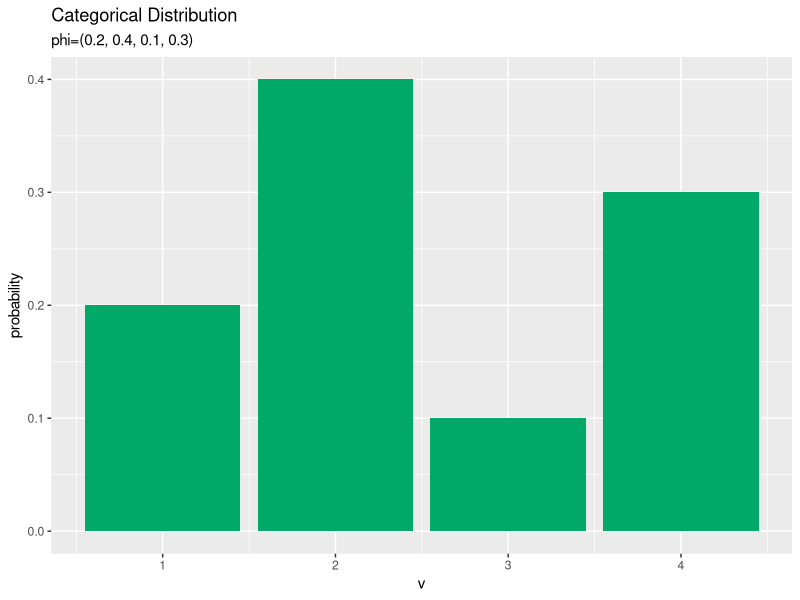
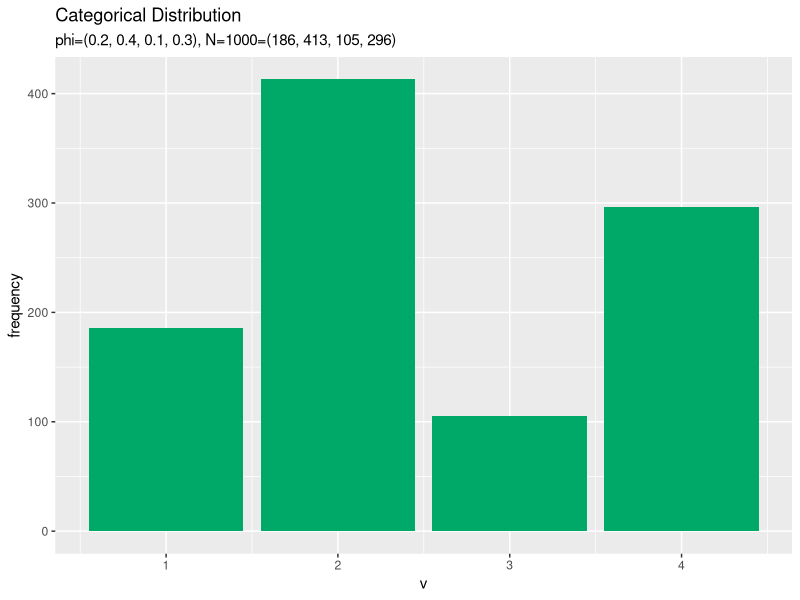
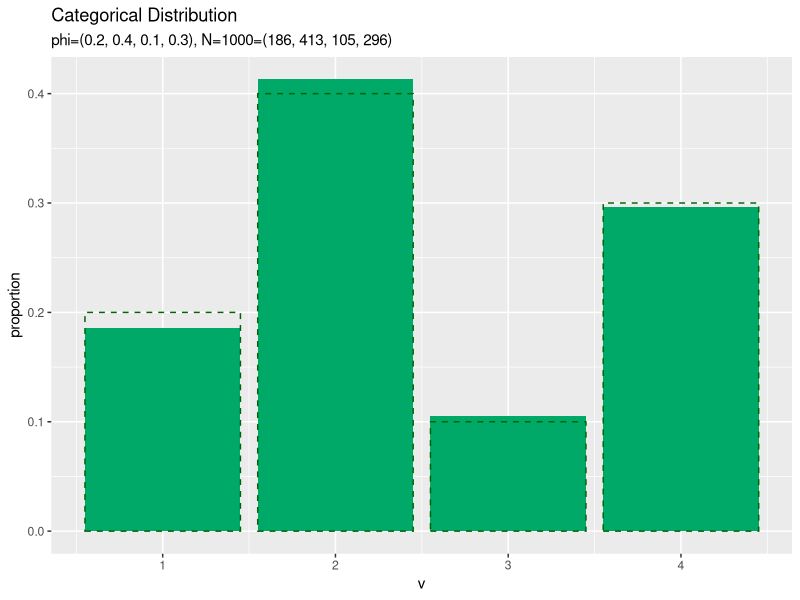

These charts were generated, in order, by the following R code:
## ---- chunk 1
knitr::opts_chunk$set(
  echo = TRUE, 
  message = FALSE, error = FALSE, warning = FALSE, # メッセージを非表示
  fig.align = "center", # 画像を中央揃え
  fig.width = 5, fig.height = 4, # 画像のサイズ
  dev = "cairo_pdf", dev.args = list(family = "ipaexg"), # {ggplot2}に日本語を組み込む場合の対処
  class.source = "numberLines lineAnchors", # ソースを番号付けする
  class.output = "numberLines lineAnchors chunkout" # 出力を番号付けする
)
## ---- chunk 2
# レンダリング日時
Sys.time()
## ---- chunk 3
# 利用するパッケージ
library(tidyverse)
library(gganimate)
## ---- chunk 4
# パラメータを指定
phi_v <- c(0.2, 0.4, 0.1, 0.3)

# 確率変数の値を指定
x_v <- c(0, 1, 0, 0)
## ---- chunk 5
# 定義式により確率を計算
prob <- prod(phi_v^x_v)
prob
## ---- chunk 6
# 対数をとった定義式により確率を計算
log_prob <- sum(x_v * log(phi_v))
prob <- exp(log_prob)
prob; log_prob
## ---- chunk 7
# 多項分布の関数により確率を計算
prob <- dmultinom(x = x_v, size = 1, prob = phi_v)
prob
## ---- chunk 8
# 多項分布の対数をとった関数により確率を計算
log_prob <- dmultinom(x = x_v, size = 1, prob = phi_v, log = TRUE)
prob <- exp(log_prob)
prob; log_prob
## ---- chunk 9
# インデックスにより確率を抽出
v <- which(x_v == 1)
prob <- phi_v[v]
prob
## ---- chunk 10
# クラス番号を指定
v <- 1

# 平均を計算
E_x <- phi_v[v]
E_x
## ---- chunk 11
# 分散を計算
V_x <- phi_v[v] * (1 - phi_v[v])
V_x
## ---- chunk 12
# パラメータを指定
phi_v <- c(0.2, 0.4, 0.1, 0.3)

# クラス数を取得
V <- length(phi_v)

# カテゴリ分布の情報を格納
prob_df <- tidyr::tibble(
  v = 1:V, # クラス
  probability = phi_v # 確率
)
head(prob_df)
## ---- chunk 13
# カテゴリ分布のグラフを作成
ggplot(data = prob_df, mapping = aes(x = v, y = probability)) + # データ
  geom_bar(stat = "identity", position = "dodge", fill = "#00A968") + # 棒グラフ
  scale_x_continuous(breaks = 0:V, labels = 0:V) + # x軸目盛
  labs(title = "Categorical Distribution", 
       subtitle = paste0("phi=(", paste0(phi_v, collapse = ", "), ")")) # ラベル
## ---- chunk 14
# 作図用のphi_1の値を作成
phi_vals <- seq(from = 0, to = 1, by = 0.01)

# クラス数を指定
V <- 3

# phiの値ごとに分布を計算
anime_prob_df <- tidyr::tibble()
for(phi in phi_vals) {
  # phi_1以外の割り当てを指定
  phi_v <- c(phi, (1 - phi) * 0.6, (1 - phi) * 0.4)
  
  # カテゴリ分布の情報を格納
  tmp_prob_df <- tidyr::tibble(
    v = 1:V, # クラス
    probability = phi_v, # 確率
    parameter = paste0("phi=(", paste0(round(phi_v, 2), collapse = ", "), ")") %>% 
      as.factor() # フレーム切替用のラベル
  )
  
  # 結果を結合
  anime_prob_df <- rbind(anime_prob_df, tmp_prob_df)
}
head(anime_prob_df)
## ---- chunk 15
# パラメータを指定
phi_v <- c(0.2, 0.4, 0.1, 0.3)

# クラス数を取得
V <- length(phi_v)

# データ数を指定
N <- 1000

# カテゴリ分布に従う乱数を生成
x_nv <- rmultinom(n = N, size = 1, prob = phi_v) %>% 
  t()
x_nv[1:5, ]
## ---- chunk 16
# クラス番号を抽出
x_n <- which(x = t(x_nv) == 1, arr.ind = TRUE)[, "row"]
x_n[1:5]
## ---- chunk 17
# 乱数を集計して格納
freq_df <- tidyr::tibble(
  v = 1:V, # クラス
  frequency = colSums(x_nv), # 頻度
  proportion = frequency / N
)
head(freq_df)
## ---- chunk 18
# サンプルのヒストグラムを作成
ggplot(data = freq_df, mapping = aes(x = v, y = frequency)) + # データ
  geom_bar(stat = "identity", position = "dodge", fill = "#00A968") + # 棒グラフ
  scale_x_continuous(breaks = 0:V, labels = 0:V) + # x軸目盛
  labs(title = "Categorical Distribution", 
       subtitle = paste0("phi=(", paste0(phi_v, collapse = ", "), ")", 
                         ", N=", N, "=(", paste0(colSums(x_nv), collapse = ", "), ")")) # ラベル
## ---- chunk 19
# サンプルの構成比を作図
ggplot() + 
  geom_bar(data = freq_df, mapping = aes(x = v, y = proportion), 
           stat = "identity", position = "dodge", fill = "#00A968") + # 構成比
  geom_bar(data = prob_df, mapping = aes(x = v, y = probability), 
           stat = "identity", position = "dodge", alpha = 0, color = "darkgreen", linetype = "dashed") + # 真の分布
  scale_x_continuous(breaks = 0:V, labels = 0:V) + # x軸目盛
  labs(title = "Categorical Distribution", 
       subtitle = paste0("phi=(", paste0(phi_v, collapse = ", "), ")", 
                         ", N=", N, "=(", paste0(colSums(x_nv), collapse = ", "), ")")) # ラベル
## ---- chunk 20
# データ数を指定
N <- 100

# 乱数を1つずつ生成
x_nv <- matrix(NA, nrow = N, ncol = V)
anime_freq_df <- tidyr::tibble()
anime_data_df <- tidyr::tibble()
anime_prob_df <- tidyr::tibble()
for(n in 1:N) {
  # カテゴリ分布に従う乱数を生成
  x_nv[n, ] <- rmultinom(n = 1, size = 1, prob = phi_v) %>% 
    as.vector()
  
  # ラベル用のテキストを作成
  label_text <- paste0(
    "phi=(", paste0(phi_v, collapse = ", "), ")", 
    ", N=", n, "=(", paste0(colSums(x_nv, na.rm = TRUE), collapse = ", "), ")"
  )
  
  # n個の乱数を集計して格納
  tmp_freq_df <- tidyr::tibble(
    v = 1:V, # クラス
    frequency = colSums(x_nv, na.rm = TRUE), # 頻度
    proportion = frequency / n, # 割合
    parameter = as.factor(label_text) # フレーム切替用のラベル
  )
  
  # n番目の乱数を格納
  tmp_data_df <- tidyr::tibble(
    v = which(x_nv[n, ] == 1), # サンプルのクラス番号
    parameter = as.factor(label_text) # フレーム切替用のラベル
  )
  
  # n回目のラベルを付与
  tmp_prob_df <- prob_df %>% 
    dplyr::mutate(parameter = as.factor(label_text))
  
  # 結果を結合
  anime_freq_df <- rbind(anime_freq_df, tmp_freq_df)
  anime_data_df <- rbind(anime_data_df, tmp_data_df)
  anime_prob_df <- rbind(anime_prob_df, tmp_prob_df)
}
head(anime_freq_df)
